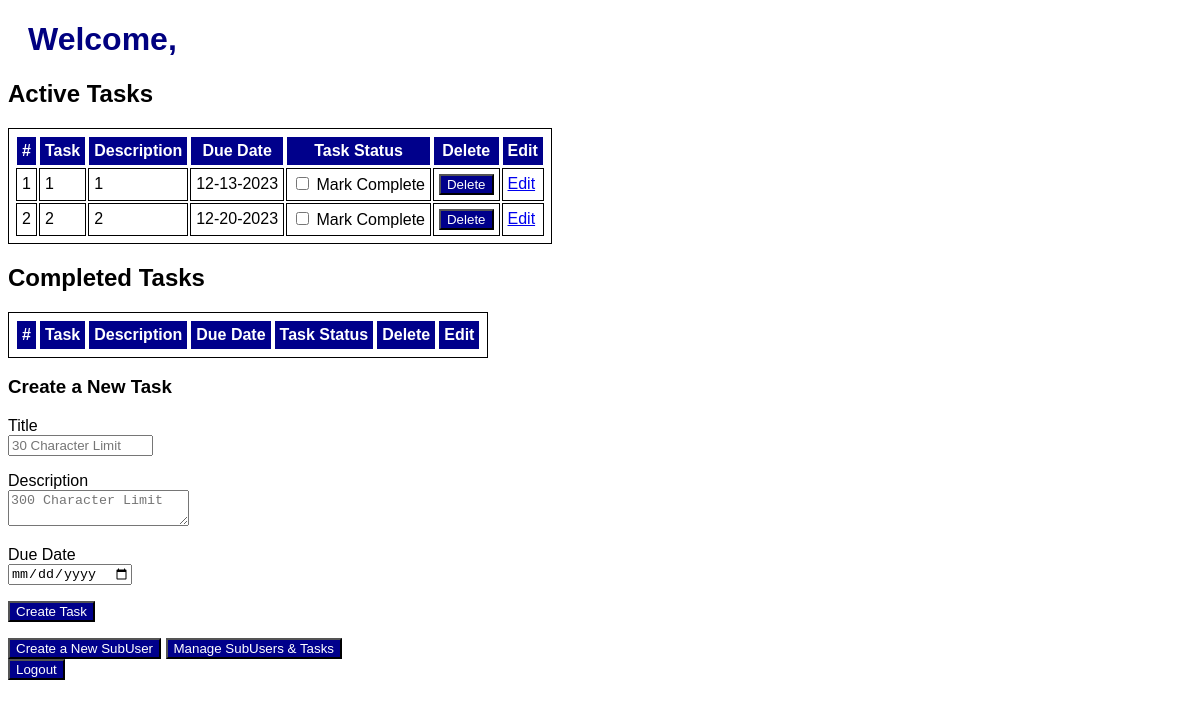
Screenshot of /tasks (signed in) with the database file from the repository.
### app/models.py (models this page shows)
class Task(db.Model):
    id = db.Column(db.Integer, primary_key=True)
    title = db.Column(db.String(50), nullable=False)
    description = db.Column(db.Text, nullable=False)
    due_date = db.Column(db.DateTime, nullable=False, default=datetime.utcnow)
    completed = db.Column(db.Boolean, default=False)
    user_id = db.Column(db.String, db.ForeignKey('users.id'), nullable=False)
    sub_user_id = db.Column(db.String, db.ForeignKey('sub_users.id'))
    user = db.relationship('User', backref=db.backref('tasks'))
    sub_user = db.relationship('SubUser', backref=db.backref('tasks'))
    completed_by_subuser = db.Column(db.Boolean, default=False)

### app/routes.py (the view, shortened to what this page needs)
@app.route('/tasks', methods=['GET', 'POST'])
@login_required
def list_tasks():
    if current_user.is_authenticated:
        form = TaskForm()
        user = None
        subuser = None
        if isinstance(current_user, User):
            user = current_user
        if isinstance (current_user, User):
            active_tasks = Task.query.filter_by(sub_user_id=current_user.id, completed=False).all()
            completed_tasks = Task.query.filter_by(sub_user_id=current_user.id, completed=True).all()
        elif isinstance (current_user, SubUser):
            active_tasks = Task.query.filter_by(sub_user_id=current_user.id, completed=False).all()
            completed_tasks = Task.query.filter_by(sub_user_id=current_user.id, completed=True).all()
        return render_template('tasks.html', form=form, active_tasks=active_tasks, completed_tasks=completed_tasks, subuser=subuser, user=user)

### app/forms.py
class TaskForm(FlaskForm):
    title = StringField('Title', validators=[DataRequired(), Length(max=30)], render_kw={"placeholder": "30 Character Limit"})
    description = TextAreaField('Description', validators=[DataRequired(), Length(max=300)], render_kw={"placeholder": "300 Character Limit"})
    due_date = DateField('Due Date', format='%Y-%m-%d', validators=[InputRequired()])
    submit = SubmitField("Create Task")

### app/__init__.py (called while the page is built)
@login_manager.user_loader
def load_user(id):
    user = User.query.get(id)
    if user is None:
        user = SubUser.query.get(id)
    return user

### templates/tasks.html (shortened to what this page needs)
{% extends 'base.html' %}
{% block main %}
<header>
    <h1>Welcome, {{ user.name }}</h1>
    <h2>Active Tasks</h2>
</header>
<table>
    <tr>
        <th>#</th>
        <th>Task</th>
        <th>Description</th>
        <th>Due Date</th>
        <th>Task Status</th>
        {% if user %}
            <th>Delete</th>
            <th>Edit</th>
        {% endif %}
    </tr>
    {% for task in active_tasks %}
        {% if not task.completed %}
            <tr class="item-row">
                <td>{{ loop.index }}</td>
                <td>{{ task.title }}</td>
                <td>{{ task.description }}</td>
                <td>{{ task.due_date.strftime('%m-%d-%Y') }}</td>
                <td>
                    <form action="{{ url_for('mark_task_complete', task_id=task.id) }}" method="post">
                        <input type="checkbox" name="completed" id="checkbox-{{ task.id }}" onchange="this.form.submit();" {{ 'checked' if task.completed }}>
                        <label for="checkbox-{{ task.id }}">Mark Complete</label>
                    </form>
                </td>
                {% if user %}
                    <td>
                        <form action="{{ url_for('delete_task', task_id=task.id) }}" method="post">
                            <input type="submit" value="Delete">
                        </form>
                    </td>
                    <td>
                        <a href="{{ url_for('edit_task', task_id=task.id) }}">Edit</a>
                    </td>
                {% endif %}
            </tr>
        {% endif %}
    {% else %}
        <tr>
            <td colspan="6">No active tasks found. Click on Create a New Task to start.</td>
        </tr>
    {% endfor %}
</table>
<h2>Completed Tasks</h2>
<table>
    <tr>
        <th>#</th>
        <th>Task</th>
        <th>Description</th>
        <th>Due Date</th>
        <th>Task Status</th>
        {% if user %}
            <th>Delete</th>
            <th>Edit</th>
        {% endif %}
    </tr>
</table>
{% if user %}
    <h3>Create a New Task</h3>
    <form action="{{ url_for('list_tasks') }}" method="post">
        <p>{{ form.title.label }} <br> {{ form.title(size=15) }}</p>
        <p>{{ form.description.label }} <br> {{ form.description(size=30) }}</p>
        <p>{{ form.due_date.label }} <br> {{ form.due_date(size=30, type="date", pattern="[0-9]{2}/[0-9]{2}/[0-9]{4}") }}</p>
        <p>{{ form.submit() }}</p>
    </form>
{% endif %}
{% if user %}
    <div class="button-container">
        <button type="button" class="button" onclick="simple_action('{{ url_for('create_subuser') }}')">Create a New SubUser</button>
        <button type="button" class="button" onclick="simple_action('{{ url_for('manage_users') }}')">Manage SubUsers & Tasks</button>
    </div>
{% endif %}
<form action="{{ url_for('logout') }}" method="get">
    <input type="submit" value="Logout">
</form>
{% endblock %}

### static/style.css (style rules this page uses)
body { font-family: Arial, Helvetica, sans-serif; font-size: medium; }
h1 { color: navy; margin-left: 20px; }
table, th, td { border: 1px solid; padding: 5px }
th { background-color: darkblue; color: white }
input[type=submit] { background-color: darkblue; color: white; }
.button { background-color: darkblue; color: white; }

### rows the page displays
Task: title "1", description "1", due_date "12-13-2023"
Task: title "2", description "2", due_date "12-20-2023"
